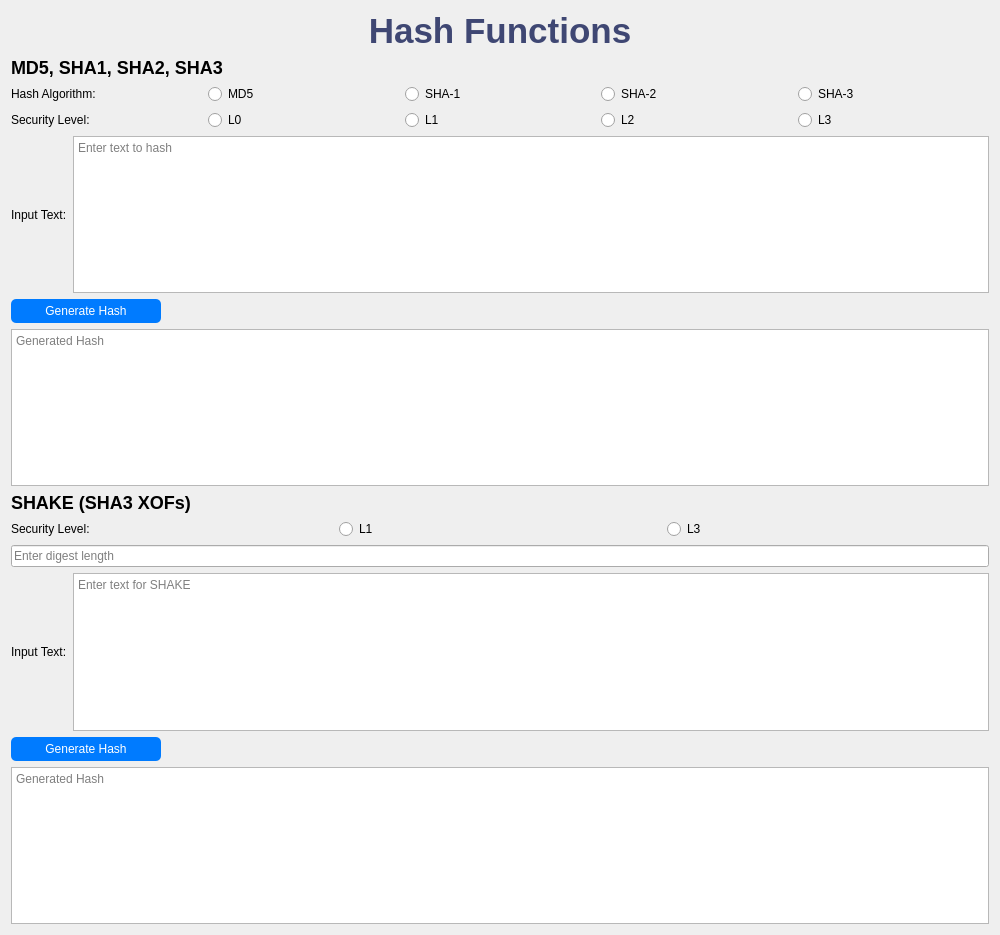
<?xml version="1.0" encoding="UTF-8"?>
<ui version="4.0">
 <class>Hash</class>
 <widget class="QWidget" name="Hash">
  <property name="geometry">
   <rect>
    <x>0</x>
    <y>0</y>
    <width>1000</width>
    <height>935</height>
   </rect>
  </property>
  <property name="windowTitle">
   <string>Hash Functions</string>
  </property>
  <layout class="QVBoxLayout" name="verticalLayout">
   <item>
    <widget class="QLabel" name="mainTitle">
     <property name="styleSheet">
      <string>font-size: 35px; font-weight: bold; color: #3f4773;</string>
     </property>
     <property name="text">
      <string>Hash Functions</string>
     </property>
     <property name="alignment">
      <set>Qt::AlignCenter</set>
     </property>
    </widget>
   </item>
   <item>
    <widget class="QLabel" name="firstPartTitle">
     <property name="styleSheet">
      <string>font-size: 18px; font-weight: bold;</string>
     </property>
     <property name="text">
      <string>MD5, SHA1, SHA2, SHA3</string>
     </property>
    </widget>
   </item>
   <item>
    <layout class="QHBoxLayout" name="hashAlgorithmLayout">
     <item>
      <widget class="QLabel" name="hashAlgorithmLabel">
       <property name="text">
        <string>Hash Algorithm:</string>
       </property>
      </widget>
     </item>
     <item>
      <widget class="QRadioButton" name="md5RadioButton">
       <property name="text">
        <string>MD5</string>
       </property>
      </widget>
     </item>
     <item>
      <widget class="QRadioButton" name="sha1RadioButton">
       <property name="text">
        <string>SHA-1</string>
       </property>
      </widget>
     </item>
     <item>
      <widget class="QRadioButton" name="sha2RadioButton">
       <property name="text">
        <string>SHA-2</string>
       </property>
      </widget>
     </item>
     <item>
      <widget class="QRadioButton" name="sha3RadioButton">
       <property name="text">
        <string>SHA-3</string>
       </property>
      </widget>
     </item>
    </layout>
   </item>
   <item>
    <layout class="QHBoxLayout" name="securityLevelLayout">
     <item>
      <widget class="QLabel" name="securityLevelLabel">
       <property name="text">
        <string>Security Level:</string>
       </property>
      </widget>
     </item>
     <item>
      <widget class="QRadioButton" name="securityLevelL0">
       <property name="text">
        <string>L0</string>
       </property>
      </widget>
     </item>
     <item>
      <widget class="QRadioButton" name="securityLevelL1">
       <property name="text">
        <string>L1</string>
       </property>
      </widget>
     </item>
     <item>
      <widget class="QRadioButton" name="securityLevelL2">
       <property name="text">
        <string>L2</string>
       </property>
      </widget>
     </item>
     <item>
      <widget class="QRadioButton" name="securityLevelL3">
       <property name="text">
        <string>L3</string>
       </property>
      </widget>
     </item>
    </layout>
   </item>
   <item>
    <layout class="QHBoxLayout" name="inputTextLayout">
     <item>
      <widget class="QLabel" name="inputTextLabel">
       <property name="text">
        <string>Input Text:</string>
       </property>
      </widget>
     </item>
     <item>
      <widget class="QTextEdit" name="inputText">
       <property name="placeholderText">
        <string>Enter text to hash</string>
       </property>
      </widget>
     </item>
    </layout>
   </item>
   <item>
    <widget class="QPushButton" name="generateHashButton">
     <property name="maximumSize">
      <size>
       <width>150</width>
       <height>30</height>
      </size>
     </property>
     <property name="styleSheet">
      <string>background-color: #007BFF; color: white; padding: 5px 10px; border-radius: 5px;</string>
     </property>
     <property name="text">
      <string>Generate Hash</string>
     </property>
    </widget>
   </item>
   <item>
    <widget class="QTextEdit" name="outputHash">
     <property name="readOnly">
      <bool>true</bool>
     </property>
     <property name="placeholderText">
      <string>Generated Hash</string>
     </property>
    </widget>
   </item>
   <item>
    <widget class="QLabel" name="secondPartTitle">
     <property name="styleSheet">
      <string>font-size: 18px; font-weight: bold;</string>
     </property>
     <property name="text">
      <string>SHAKE (SHA3 XOFs)</string>
     </property>
    </widget>
   </item>
   <item>
    <layout class="QHBoxLayout" name="securityLevelShakeLayout">
     <item>
      <widget class="QLabel" name="securityLevelShakeLabel">
       <property name="text">
        <string>Security Level:</string>
       </property>
      </widget>
     </item>
     <item>
      <widget class="QRadioButton" name="securityLevelL1Shake">
       <property name="text">
        <string>L1</string>
       </property>
      </widget>
     </item>
     <item>
      <widget class="QRadioButton" name="securityLevelL3Shake">
       <property name="text">
        <string>L3</string>
       </property>
      </widget>
     </item>
    </layout>
   </item>
   <item>
       <widget class="QLineEdit" name="primalityTestInput">
        <property name="placeholderText">
         <string>Enter digest length</string>
        </property>
       </widget>
      </item>
   <item>
    <layout class="QHBoxLayout" name="inputTextShakeLayout">
     <item>
      <widget class="QLabel" name="inputTextShakeLabel">
       <property name="text">
        <string>Input Text:</string>
       </property>
      </widget>
     </item>
     <item>
      <widget class="QTextEdit" name="inputTextShake">
       <property name="placeholderText">
        <string>Enter text for SHAKE</string>
       </property>
      </widget>
     </item>
    </layout>
   </item>
   <item>
    <widget class="QPushButton" name="generateHashShakeButton">
     <property name="maximumSize">
      <size>
       <width>150</width>
       <height>30</height>
      </size>
     </property>
     <property name="styleSheet">
      <string>background-color: #007BFF; color: white; padding: 5px 10px; border-radius: 5px;</string>
     </property>
     <property name="text">
      <string>Generate Hash</string>
     </property>
    </widget>
   </item>
   <item>
    <widget class="QTextEdit" name="outputHashShake">
     <property name="readOnly">
      <bool>true</bool>
     </property>
     <property name="placeholderText">
      <string>Generated Hash</string>
     </property>
    </widget>
   </item>
  </layout>
 </widget>
 <resources/>
 <connections/>
</ui>
